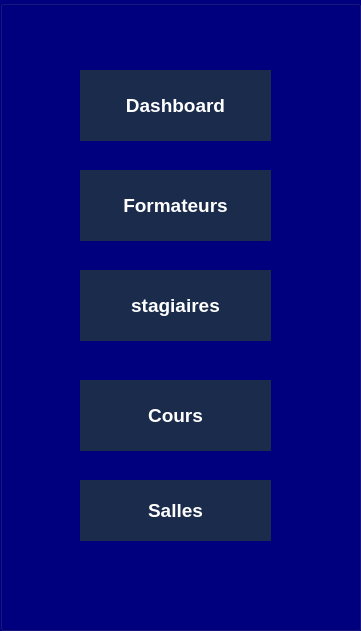
     <widget class="QGroupBox" name="groupBox_3">
      <property name="geometry">
       <rect>
        <x>50</x>
        <y>20</y>
        <width>361</width>
        <height>631</height>
       </rect>
      </property>
      <property name="styleSheet">
       <string notr="true">background-color: #15a255;
background-color: rgb(0, 0, 255);
background-color: rgb(0, 0, 127);</string>
      </property>
      <property name="title">
       <string/>
      </property>
      <widget class="QPushButton" name="pushButton_11">
       <property name="geometry">
        <rect>
         <x>80</x>
         <y>70</y>
         <width>191</width>
         <height>71</height>
        </rect>
       </property>
       <property name="maximumSize">
        <size>
         <width>100000</width>
         <height>105</height>
        </size>
       </property>
       <property name="font">
        <font>
         <pointsize>14</pointsize>
         <bold>true</bold>
        </font>
       </property>
       <property name="styleSheet">
        <string notr="true">QPushButton {
    background-color: #1A2B4C;
    color: white;
    border: none;
    padding: 10px 15px;
    font-weight: bold;
}
</string>
       </property>
       <property name="text">
        <string>Dashboard</string>
       </property>
      </widget>
      <widget class="QPushButton" name="employe_4">
       <property name="geometry">
        <rect>
         <x>80</x>
         <y>170</y>
         <width>191</width>
         <height>71</height>
        </rect>
       </property>
       <property name="maximumSize">
        <size>
         <width>16777215</width>
         <height>105</height>
        </size>
       </property>
       <property name="font">
        <font>
         <pointsize>14</pointsize>
         <bold>true</bold>
        </font>
       </property>
       <property name="styleSheet">
        <string notr="true">QPushButton {
    background-color: #1A2B4C;
    color: white;
    border: none;
    padding: 10px 15px;
    font-weight: bold;
}
</string>
       </property>
       <property name="text">
        <string>Formateurs</string>
       </property>
      </widget>
      <widget class="QPushButton" name="btnStagiaires_4">
       <property name="geometry">
        <rect>
         <x>80</x>
         <y>270</y>
         <width>191</width>
         <height>71</height>
        </rect>
       </property>
       <property name="maximumSize">
        <size>
         <width>16777215</width>
         <height>105</height>
        </size>
       </property>
       <property name="font">
        <font>
         <pointsize>14</pointsize>
         <bold>true</bold>
        </font>
       </property>
       <property name="styleSheet">
        <string notr="true">QPushButton {
    background-color: #1A2B4C;
    color: white;
    border: none;
    padding: 10px 15px;
    font-weight: bold;
}
</string>
       </property>
       <property name="text">
        <string>stagiaires</string>
       </property>
      </widget>
      <widget class="QPushButton" name="btnCours_4">
       <property name="geometry">
        <rect>
         <x>80</x>
         <y>380</y>
         <width>191</width>
         <height>71</height>
        </rect>
       </property>
       <property name="maximumSize">
        <size>
         <width>16777215</width>
         <height>105</height>
        </size>
       </property>
       <property name="font">
        <font>
         <pointsize>14</pointsize>
         <bold>true</bold>
        </font>
       </property>
       <property name="styleSheet">
        <string notr="true">QPushButton {
    background-color: #1A2B4C;
    color: white;
    border: none;
    padding: 10px 15px;
    font-weight: bold;
}
</string>
       </property>
       <property name="text">
        <string>Cours</string>
       </property>
      </widget>
      <widget class="QPushButton" name="pushButton_15">
       <property name="geometry">
        <rect>
         <x>80</x>
         <y>480</y>
         <width>191</width>
         <height>61</height>
        </rect>
       </property>
       <property name="maximumSize">
        <size>
         <width>16777215</width>
         <height>105</height>
        </size>
       </property>
       <property name="font">
        <font>
         <pointsize>14</pointsize>
         <bold>true</bold>
        </font>
       </property>
       <property name="styleSheet">
        <string notr="true">QPushButton {
    background-color: #1A2B4C;
    color: white;
    border: none;
    padding: 10px 15px;
    font-weight: bold;
}
</string>
       </property>
       <property name="text">
        <string>Salles</string>
       </property>
      </widget>
     </widget>
